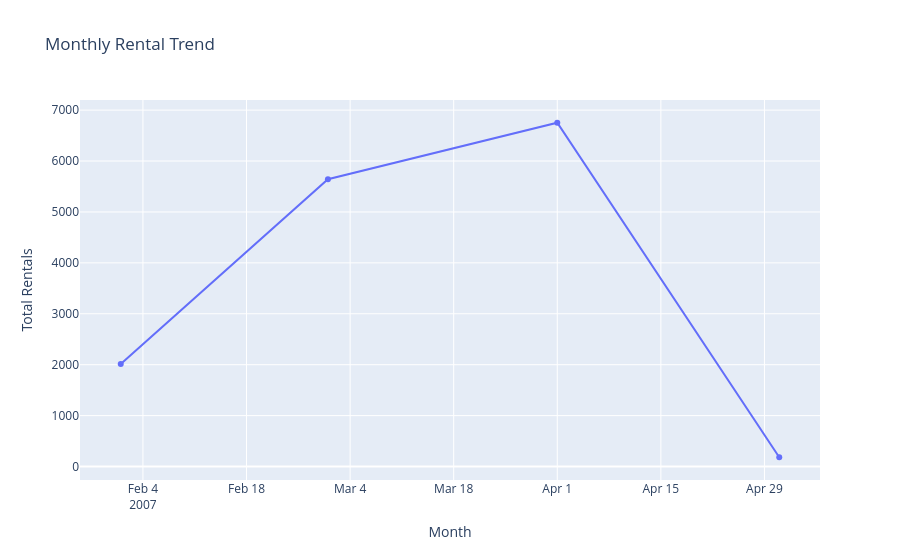

The notebook cell this image was saved under:
### Code cell
# Monthly rental trends
fig = px.line(
    monthly,
    x="date",
    y="total_rentals",
    title="Monthly Rental Trend",
    labels={
        "date": "Month",
        "total_rentals": "Total Rentals"
    },
    markers=True
)

fig.show()

### Figure 1 — Plotly figure (JSON) as saved in the notebook; plotly's stock layout.template omitted (floating-point values rounded to 4 significant figures)
{"data": [{"hovertemplate": "Month=%{x}<br>Total Rentals=%{y}<extra></extra>", "legendgroup": "", "line": {"color": "#636efa", "dash": "solid"}, "marker": {"symbol": "circle"}, "mode": "lines+markers", "name": "", "orientation": "v", "showlegend": false, "type": "scatter", "x": ["2007-02-01T00:00:00.000000", "2007-03-01T00:00:00.000000", "2007-04-01T00:00:00.000000", "2007-05-01T00:00:00.000000"], "xaxis": "x", "y": [2016, 5644, 6752, 182], "yaxis": "y"}], "layout": {"legend": {"tracegroupgap": 0}, "title": {"text": "Monthly Rental Trend"}, "xaxis": {"anchor": "y", "domain": [0, 1], "title": {"text": "Month"}}, "yaxis": {"anchor": "x", "domain": [0, 1], "title": {"text": "Total Rentals"}}}}
